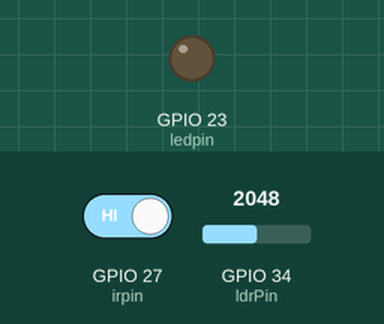
The sketch below on a simulated ESP32. Parts: output pins drawn as LEDs (lit = HIGH). The inputs (shaded band) are chosen by the test bench; at power-on: GPIO 27 (irpin) HIGH, GPIO 34 (ldrPin) = 2048. WiFi joins after 1.5 s; servers stay silent unless stated; uploads are accepted with an empty reply; what the sketch prints to the serial monitor is not drawn.

Above: at 3.7 s.
3.8 s: GPIO 27 (irpin) driven LOW
At 11.3 s:
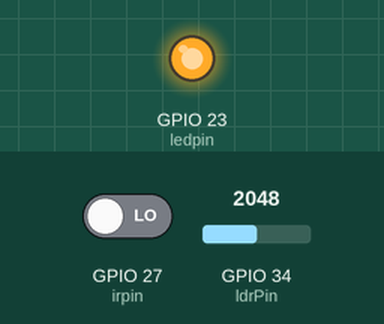
12.0 s: GPIO 27 (irpin) driven HIGH
At 16.0 s:
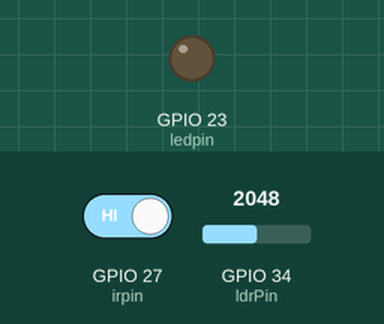
Timing chart, 0 to 17.5 s (numbered marks = the images above; inputs shaded):
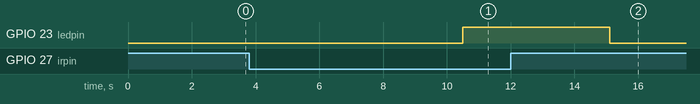

Measured:
- after the input at 3.8 s, GPIO 23 (ledpin): LOW → HIGH after 6.7 s
- after the input at 12.0 s, GPIO 23 (ledpin): HIGH → LOW after 3.1 s

The sketch:

smart-light.ino
```cpp
#include "WiFi.h"
#include <HTTPClient.h>
#include "ESPAsyncWebServer.h"

String URL ="http://172.22.4.112/smart_light/test_data.php" ;

const char *ssid = "IITRPR";
const char *password = "V#6qF?pyM!b09Q$%NX";
const int ldrPin = 34 ; // LDR sensor pin
const int irpin = 27 ;
const int ledpin = 23 ;
const int ldrReadingInterval = 5000; // Reading interval in milliseconds

const String lightid = "LHT6287";
int checklight=1  ;
unsigned long lastLDRReadingTime = 0;
String ldrValueString; // Store LDR value as string for web page display
String msg ;

void setup() {
  Serial.begin(115200);
  pinMode(ledpin, OUTPUT);
  connectWiFi() ;

}

void loop() {

  delay(4000);

  unsigned long currentMillis = millis();

  if (currentMillis - lastLDRReadingTime >= ldrReadingInterval) {
    delay(2000);
    int ldrValue = readLDRValue();
    int ir_val ;
    Serial.print("LDR Value before: ");
    Serial.println(ldrValue);
    ldrValueString = String(ldrValue); // Convert LDR value to string for webpage display
    lastLDRReadingTime = currentMillis;
    while(ldrValue>=2000)
    {
      ir_val=digitalRead(irpin) ;
      if(ir_val==0)
      {
        digitalWrite(ledpin,HIGH);
        while(ir_val==0)
        {
          delay(100) ;
          ir_val=digitalRead(irpin) ;
          delay(100) ;
        }
       delay(1000) ;
       ldrValue = readLDRValue();
       Serial.print("LDR Value after: ");
       Serial.println(ldrValue);
        digitalWrite(ledpin,LOW);
       if(ldrValue>=1000)
       {
         Serial.println("bulb  is not working");
         checklight=0 ;
         senddata() ;
       }

       else
       {
        Serial.println("bulb  is working");
        checklight=1 ;
        senddata() ;
       }

      }
      else
      {
        digitalWrite(ledpin,LOW);
      }
      ldrValue = readLDRValue();
    }
     digitalWrite(ledpin,LOW);
  }
  delay(100); // Add a small delay to improve stability
}

int readLDRValue() {
  delay(1000);
  int ldrValue = analogRead(ldrPin);
  delay(1000);
  return ldrValue;
}

void senddata() {
  HTTPClient http;
  http.begin(URL);
  String postdata = "id=" + String(lightid) + "&status=" + String(checklight); // Use "&" to separate parameters
  http.addHeader("Content-Type", "application/x-www-form-urlencoded");

  int httpCode = http.POST(postdata);
  String payload = http.getString();

  Serial.print(" URL : ");
  Serial.println(URL);
  Serial.print("Data :");
  Serial.println(postdata);
  Serial.print("httpCode : ");
  Serial.println(httpCode);
  Serial.print("payload : ");
  Serial.println(payload);
  Serial.println("-----------------------------------------------------");
  http.end();
}


void connectWiFi(){
  WiFi.mode(WIFI_OFF) ;
  delay(1000) ;
  WiFi.mode(WIFI_STA) ;
  WiFi.begin(ssid, password);
   Serial.println("[+] Connecting to Wifi.");
  while (WiFi.status() != WL_CONNECTED) {
    delay(500);
   Serial.print(".") ;
  }
   Serial.print("connected to : "); Serial.println(ssid) ;
   Serial.print("IP address:") ; Serial.println(WiFi.localIP());
}
```
